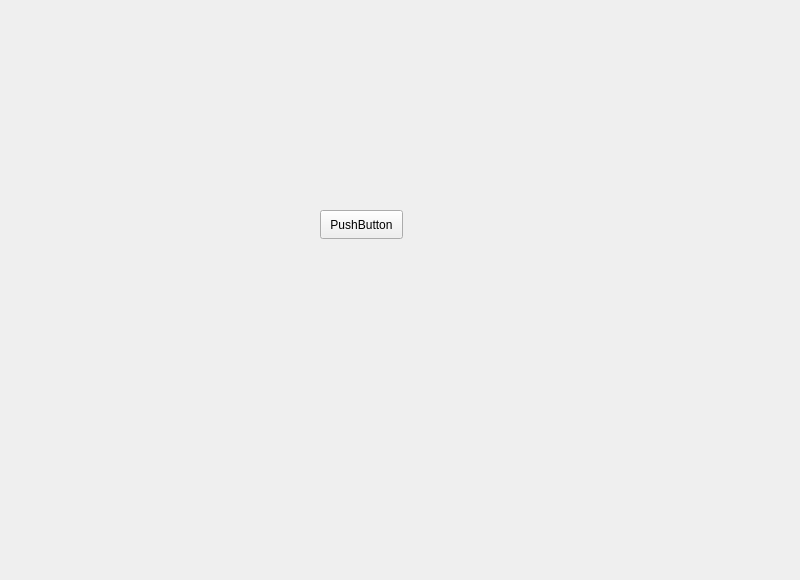
<?xml version="1.0" encoding="UTF-8"?>
<ui version="4.0">
 <class>Form</class>
 <widget class="QWidget" name="Form">
  <property name="geometry">
   <rect>
    <x>0</x>
    <y>0</y>
    <width>800</width>
    <height>580</height>
   </rect>
  </property>
  <property name="windowTitle">
   <string>Form</string>
  </property>
  <widget class="QPushButton" name="pushButton">
   <property name="geometry">
    <rect>
     <x>320</x>
     <y>210</y>
     <width>83</width>
     <height>29</height>
    </rect>
   </property>
   <property name="text">
    <string>PushButton</string>
   </property>
  </widget>
 </widget>
 <resources/>
 <connections/>
</ui>
